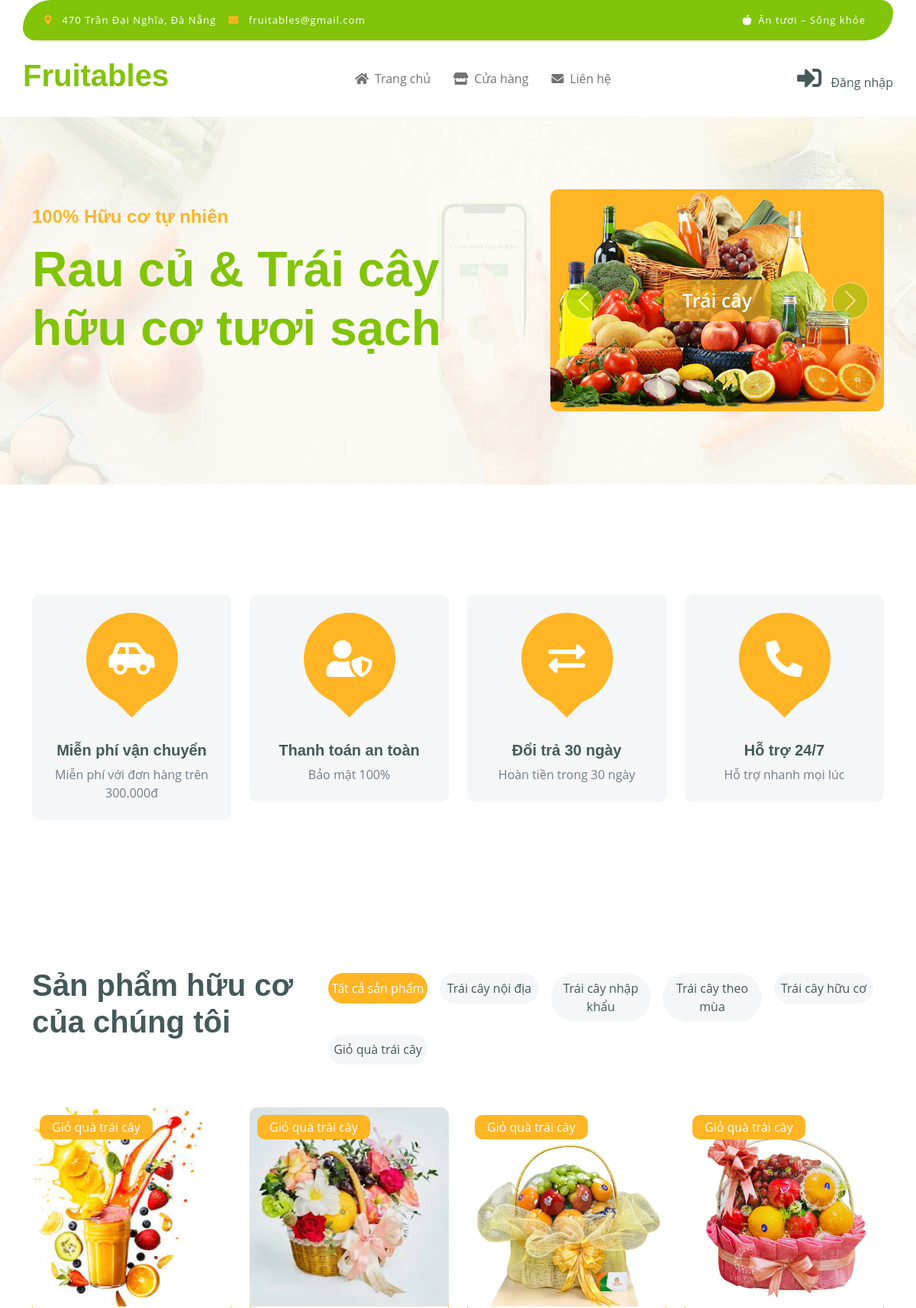
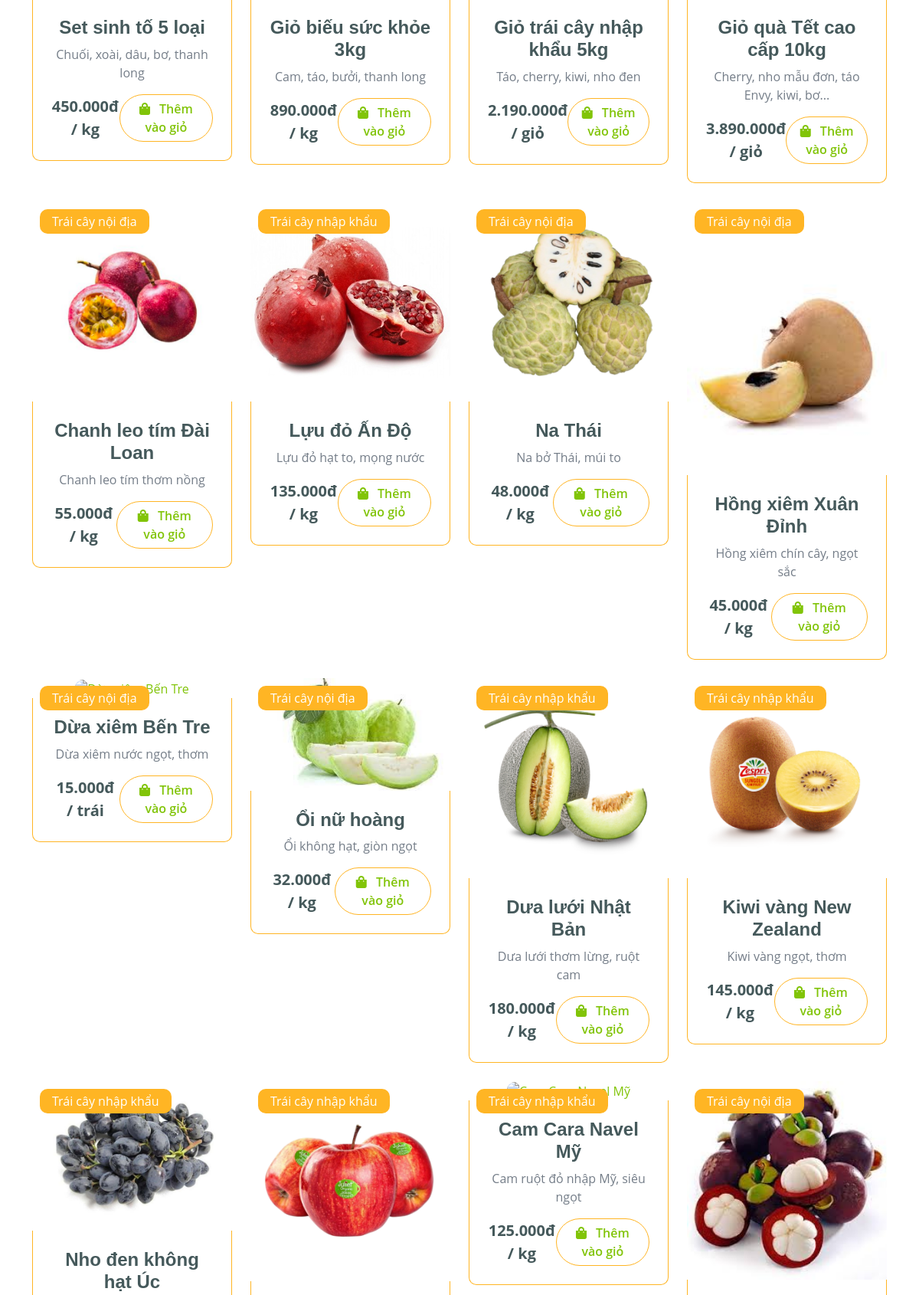
/php/index.php (upper part), run on the app's committed database (2 pictures, top to bottom).
### tables this page shows
CREATE TABLE `categories` (
  `id` int(11) NOT NULL,
  `name` varchar(100) NOT NULL
);

CREATE TABLE `products` (
  `id` int(11) NOT NULL,
  `name` varchar(150) NOT NULL,
  `category_id` int(11) NOT NULL,
  `description` text DEFAULT NULL,
  `price` decimal(10,2) NOT NULL DEFAULT 0.00,
  `unit` varchar(50) DEFAULT 'kg',
  `stock` int(10) UNSIGNED NOT NULL DEFAULT 100,
  `image` varchar(255) DEFAULT NULL
);

### php/index.php (the view, shortened to what this page needs)
<?php
require_once 'include/config.php';
$categories_result = mysqli_query($conn, "SELECT * FROM categories ORDER BY id");
function getProductsByCategory($conn, $category_id = null, $limit = null)
{
    $sql = "SELECT p.*, c.name as category_name
            FROM products p
            JOIN categories c ON p.category_id = c.id
            WHERE p.stock > 0";
    if ($category_id) {
        $sql .= " AND p.category_id = " . intval($category_id);
    }
    $sql .= " ORDER BY p.id DESC";
    $result = mysqli_query($conn, $sql);
    return $result ?: mysqli_query($conn, "SELECT * FROM products WHERE 1=0");
}
$all_products = getProductsByCategory($conn);
?>
<!DOCTYPE html>
<html lang="vi">
<head>
    <link rel="stylesheet" href="https://use.fontawesome.com/releases/v5.15.4/css/all.css" />
    <link href="../css/bootstrap.min.css" rel="stylesheet">
    <link href="../css/style.css" rel="stylesheet">
</head>
<body>
    <div class="container-fluid py-5 mb-5 hero-header">
        <div class="container py-5">
            <div class="row g-5 align-items-center">
                <div class="col-md-12 col-lg-7">
                    <h4 class="mb-3 text-secondary">100% Hữu cơ tự nhiên</h4>
                    <h1 class="mb-5 display-3 text-primary">Rau củ & Trái cây hữu cơ tươi sạch</h1>
                </div>
                <div class="col-md-12 col-lg-5">
                    <div id="carouselId" class="carousel slide position-relative" data-bs-ride="carousel">
                        <div class="carousel-inner" role="listbox">
                            <div class="carousel-item active rounded">
                                <img src="../img/hero-img-1.png" class="img-fluid w-100 h-100 bg-secondary rounded" alt="Trái cây">
                                <a href="#" class="btn px-4 py-2 text-white rounded">Trái cây</a>
                            </div>
                        </div>
                        <button class="carousel-control-prev" type="button" data-bs-target="#carouselId" data-bs-slide="prev">
                            <span class="carousel-control-prev-icon" aria-hidden="true"></span>
                        </button>
                        <button class="carousel-control-next" type="button" data-bs-target="#carouselId" data-bs-slide="next">
                            <span class="carousel-control-next-icon" aria-hidden="true"></span>
                        </button>
                    </div>
                </div>
            </div>
        </div>
    </div>
    <div class="container-fluid featurs py-5">
        <div class="container py-5">
            <div class="row g-4">
                <div class="col-md-6 col-lg-3">
                    <div class="featurs-item text-center rounded bg-light p-4">
                        <div class="featurs-icon btn-square rounded-circle bg-secondary mb-5 mx-auto">
                            <i class="fas fa-car-side fa-3x text-white"></i>
                        </div>
                        <h5>Miễn phí vận chuyển</h5>
                        <p class="mb-0">Miễn phí với đơn hàng trên 300.000đ</p>
                    </div>
                </div>
                <div class="col-md-6 col-lg-3">
                    <div class="featurs-item text-center rounded bg-light p-4">
                        <div class="featurs-icon btn-square rounded-circle bg-secondary mb-5 mx-auto">
                            <i class="fas fa-user-shield fa-3x text-white"></i>
                        </div>
                        <h5>Thanh toán an toàn</h5>
                        <p class="mb-0">Bảo mật 100%</p>
                    </div>
                </div>
                <div class="col-md-6 col-lg-3">
                    <div class="featurs-item text-center rounded bg-light p-4">
                        <div class="featurs-icon btn-square rounded-circle bg-secondary mb-5 mx-auto">
                            <i class="fas fa-exchange-alt fa-3x text-white"></i>
                        </div>
                        <h5>Đổi trả 30 ngày</h5>
                        <p class="mb-0">Hoàn tiền trong 30 ngày</p>
                    </div>
                </div>
                <div class="col-md-6 col-lg-3">
                    <div class="featurs-item text-center rounded bg-light p-4">
                        <div class="featurs-icon btn-square rounded-circle bg-secondary mb-5 mx-auto">
                            <i class="fa fa-phone-alt fa-3x text-white"></i>
                        </div>
                        <h5>Hỗ trợ 24/7</h5>
                        <p class="mb-0">Hỗ trợ nhanh mọi lúc</p>
                    </div>
                </div>
            </div>
        </div>
    </div>
    <div class="container-fluid fruite py-5">
        <div class="container py-5">
            <div class="tab-class text-center">
                <div class="row g-4">
                    <div class="col-lg-4 text-start">
                        <h1>Sản phẩm hữu cơ của chúng tôi</h1>
                    </div>
                    <div class="col-lg-8 text-end">
                        <ul class="nav nav-pills d-inline-flex text-center mb-5">
                            <li class="nav-item">
                                <a class="d-flex m-2 py-2 bg-light rounded-pill active" data-bs-toggle="pill" href="#tab-all">
                                    <span class="text-dark" style="width: 130px;">Tất cả sản phẩm</span>
                                </a>
                            </li>
                            <?php mysqli_data_seek($categories_result, 0);
                            while ($cat = mysqli_fetch_assoc($categories_result)): ?>
                                <li class="nav-item">
                                    <a class="d-flex py-2 m-2 bg-light rounded-pill" data-bs-toggle="pill" href="#tab-<?= $cat['id'] ?>">
                                        <span class="text-dark" style="width: 130px;"><?= htmlspecialchars($cat['name']) ?></span>
                                    </a>
                                </li>
                            <?php endwhile; ?>
                        </ul>
                    </div>
                </div>
                <div class="tab-content">
                    <div id="tab-all" class="tab-pane fade show p-0 active">
                        <div class="row g-4">
                            <div class="col-lg-12">
                                <div class="row g-4">
                                    <?php while ($p = mysqli_fetch_assoc($all_products)): ?>
                                        <div class="col-md-6 col-lg-4 col-xl-3">
                                            <div class="rounded position-relative fruite-item">
                                                <div class="fruite-img">
                                                    <a href="<?= BASE_URL ?>san-pham/<?= $p['id'] ?>/">
                                                        <img src="../img/products/<?= $p['image'] ?: 'fruite-item-5.jpg' ?>" class="img-fluid w-100 rounded-top" alt="<?= htmlspecialchars($p['name']) ?>">
                                                    </a>
                                                </div>
                                                <div class="text-white bg-secondary px-3 py-1 rounded position-absolute" style="top: 10px; left: 10px;">
                                                    <?= htmlspecialchars($p['category_name']) ?>
                                                </div>
                                                <div class="p-4 border border-secondary border-top-0 rounded-bottom">
                                                    <h4><a href="<?= BASE_URL ?>san-pham/<?= $p['id'] ?>/" class="text-dark text-decoration-none"><?= htmlspecialchars($p['name']) ?></a></h4>
                                                    <p><?= htmlspecialchars($p['description'] ?: 'Sản phẩm hữu cơ tươi sạch') ?></p>
                                                    <div class="d-flex justify-content-between align-items-center">
                                                        <p class="text-dark fs-5 fw-bold mb-0"><?= number_format($p['price'], 0, ',', '.') ?>đ / <?= htmlspecialchars($p['unit']) ?></p>
                                                        <a href="customer/add_to_cart.php?product_id=<?= $p['id'] ?>&quantity=1" class="btn border border-secondary rounded-pill px-3 text-primary">
                                                            <i class="fa fa-shopping-bag me-2 text-primary"></i> Thêm vào giỏ
                                                        </a>
                                                    </div>
                                                </div>
                                            </div>
                                        </div>
                                    <?php endwhile; ?>
                                </div>
                            </div>
                        </div>
                    </div>
                </div>
            </div>
        </div>
    </div>
</body>
</html>

### css/style.css (style rules this page uses)
.btn { font-weight: 600; transition: .5s; }
.btn-square { width: 32px; height: 32px; }
.btn-square, .btn-sm-square, .btn-md-square, .btn-lg-square { padding: 0; display: flex; align-items: center; justify-content: center; font-weight: normal; }
.btn.border-secondary { transition: 0.5s; }
.hero-header { background: linear-gradient(rgba(248, 223, 173, 0.1), rgba(248, 223, 173, 0.1)), url(../img/hero-img.jpg); background-position: center center; background-repeat: no-repeat; background-size: cover; }
.carousel-item { position: relative; }
.carousel-item a { position: absolute; top: 50%; left: 50%; transform: translate(-50%, -50%); font-size: 25px; background: linear-gradient(rgba(255, 181, 36, 0.7), rgba(255, 181, 36, 0.7)); }
.carousel-control-next, .carousel-control-prev { width: 48px; height: 48px; border-radius: 48px; border: 1px solid var(--bs-white); background: var(--bs-primary); position: absolute; top: 50%; transform: translateY(-50%); }
.carousel-control-next { margin-right: 20px; }
.carousel-control-prev { margin-left: 20px; }
@media (min-width: 992px) { .hero-header, .page-header { margin-top: 152px !important; } }
.featurs .featurs-item .featurs-icon { position: relative; width: 120px; height: 120px; }
.featurs .featurs-item .featurs-icon::after { content: ""; width: 35px; height: 35px; background: var(--bs-secondary); position: absolute; bottom: -10px; transform: translate(-50%); transform: rotate(45deg); background: var(--bs-secondary); }
.fruite .tab-class .nav-item a.active { background: var(--bs-secondary) !important; }
.fruite .tab-class .nav-item a.active span { color: var(--bs-white) !important; }
.fruite .fruite-item { height: 100%; transition: 0.5s; }
.fruite .fruite-item .fruite-img { overflow: hidden; transition: 0.5s; border-radius: 10px 10px 0 0; }
.fruite .fruite-item .fruite-img img { transition: 0.5s; }

### data on the page
categories: name "Trái cây nội địa"
categories: name "Trái cây nhập khẩu"
categories: name "Trái cây theo mùa"
categories: name "Trái cây hữu cơ"
categories: name "Giỏ quà trái cây"
products: image (picture), category.name "Giỏ quà trái cây", name "Set sinh tố 5 loại", description "Chuối, xoài, dâu, bơ, thanh long", price "450.000", unit "kg"
products: image (picture), category.name "Giỏ quà trái cây", name "Giỏ biếu sức khỏe 3kg", description "Cam, táo, bưởi, thanh long", price "890.000", unit "kg"
products: image (picture), category.name "Giỏ quà trái cây", name "Giỏ trái cây nhập khẩu 5kg", description "Táo, cherry, kiwi, nho đen", price "2.190.000", unit "giỏ"
products: image (picture), category.name "Giỏ quà trái cây", name "Giỏ quà Tết cao cấp 10kg", description "Cherry, nho mẫu đơn, táo Envy, kiwi, bơ...", price "3.890.000", unit "giỏ"
products: image (picture), category.name "Trái cây nội địa", name "Chanh leo tím Đài Loan", description "Chanh leo tím thơm nồng", price "55.000", unit "kg"
products: image (picture), category.name "Trái cây nhập khẩu", name "Lựu đỏ Ấn Độ", description "Lựu đỏ hạt to, mọng nước", price "135.000", unit "kg"
products: image (picture), category.name "Trái cây nội địa", name "Na Thái", description "Na bở Thái, múi to", price "48.000", unit "kg"
products: image (picture), category.name "Trái cây nội địa", name "Hồng xiêm Xuân Đỉnh", description "Hồng xiêm chín cây, ngọt sắc", price "45.000", unit "kg"
products: category.name "Trái cây nội địa", name "Dừa xiêm Bến Tre", description "Dừa xiêm nước ngọt, thơm", price "15.000", unit "trái"
products: image (picture), category.name "Trái cây nội địa", name "Ổi nữ hoàng", description "Ổi không hạt, giòn ngọt", price "32.000", unit "kg"
products: image (picture), category.name "Trái cây nhập khẩu", name "Dưa lưới Nhật Bản", description "Dưa lưới thơm lừng, ruột cam", price "180.000", unit "kg"
products: image (picture), category.name "Trái cây nhập khẩu", name "Kiwi vàng New Zealand", description "Kiwi vàng ngọt, thơm", price "145.000", unit "kg"
products: image (picture), category.name "Trái cây nhập khẩu", name "Nho đen không hạt Úc"
products: image (picture), category.name "Trái cây nhập khẩu"
products: category.name "Trái cây nhập khẩu", name "Cam Cara Navel Mỹ", description "Cam ruột đỏ nhập Mỹ, siêu ngọt", price "125.000", unit "kg"
products: image (picture), category.name "Trái cây nội địa"
